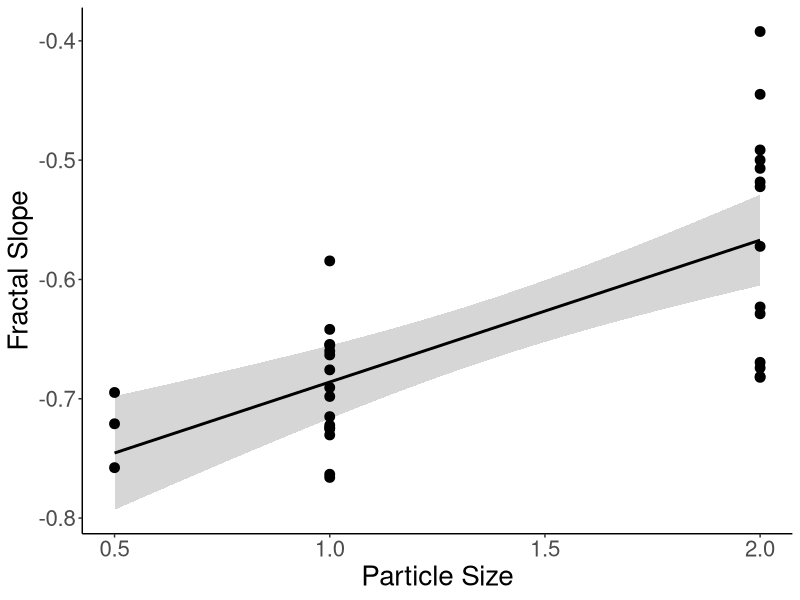

Here is the R script that generated this plot: (Note: this script raises an error after producing the figure.)
library(ggplot2)
library(knitr)

get_directory = function(){
  args <- commandArgs(trailingOnly = FALSE)
  file <- "--file="
  rstudio <- "RStudio"
  match <- grep(rstudio, args)
  if(length(match) > 0){
    return(dirname(rstudioapi::getSourceEditorContext()$path))
  }else{
    match <- grep(file, args)
    if (length(match) > 0) {
      return(dirname(normalizePath(sub(file, "", args[match]))))
    }else{
      return(dirname(normalizePath(sys.frames()[[1]]$ofile)))
    }
  }
}

wd = get_directory()
setwd(wd)

data = read.csv("fractal_sample_summary.csv")
data = na.omit(data)
data = data[data$q != "C",]

kable(summary(lm(data = data, fractal5 ~ ps))$coefficient)
kable(summary(lm(data = data, fractal5 ~ dvaccessory))$coefficient)
kable(summary(lm(data = data, fractal5 ~ dvcranial))$coefficient)

ggplot(data = data, aes(x = ps, y = fractal5)) + 
  geom_smooth(method = "lm", color = "black") +
  geom_point(size = 3) + 
  theme_classic() + 
  theme(text = element_text(size = 20)) +
  xlab("Particle Size") + 
  ylab(("Fractal Slope")) + 
  ggsave(filename = "Fractal5 Vs. PS.png", device = "png", dpi = 1200, 
         width = 8, height = 8)

ggplot(data = data, aes(x = dvcranial, y = fractal5)) + 
  geom_smooth(method = "lm", color = "black") +
  geom_point(size = 3) + 
  theme_classic() + 
  theme(text = element_text(size = 20)) +
  xlab("DV Cranial") + 
  ylab(("Fractal Slope")) + 
  ggsave(filename = "Fractal5 Vs. DV Cranial.png", device = "png", dpi = 1200, 
         width = 8, height = 8)

ggplot(data = data, aes(x = dvaccessory, y = fractal5)) + 
  geom_smooth(method = "lm", color = "black") +
  geom_point(size = 3) + 
  theme_classic() + 
  theme(text = element_text(size = 20)) +
  xlab("DV accessory") + 
  ylab(("Fractal Slope")) + 
  ggsave(filename = "Fractal5 Vs. DV accessory.png", device = "png", dpi = 1200, 
         width = 8, height = 8)


ggplot(data = data, aes(x = ps, y = fractal4)) + 
  geom_smooth(method = "lm", color = "black") +
  geom_point(size = 3) + 
  theme_classic() + 
  theme(text = element_text(size = 20)) +
  xlab("Particle Size") + 
  ylab(("Fractal Slope")) + 
  ggsave(filename = "Fractal4 Vs. PS.png", device = "png", dpi = 1200, 
         width = 8, height = 8)

ggplot(data = data, aes(x = as.factor(ps), y = fractal5)) + 
  # geom_smooth(method = "lm", color = "black") +
  geom_boxplot() + 
  geom_point(size = 3) + 
  theme_classic() + 
  theme(text = element_text(size = 20)) +
  xlab("Particle Size") + 
  ylab(("Fractal Slope")) + 
  ggsave(filename = "Fractal5 Vs. PS boxplot.png", device = "png", dpi = 1200, 
         width = 8, height = 8)

ggplot(data = data, aes(x = as.factor(ps), y = fractal4)) + 
  # geom_smooth(method = "lm", color = "black") +
  geom_boxplot() + 
  geom_point(size = 3) + 
  theme_classic() + 
  theme(text = element_text(size = 20)) +
  xlab("Particle Size") + 
  ylab(("Fractal Slope")) + 
  ggsave(filename = "Fractal4 Vs. PS boxplot.png", device = "png", dpi = 1200, 
         width = 8, height = 8)
